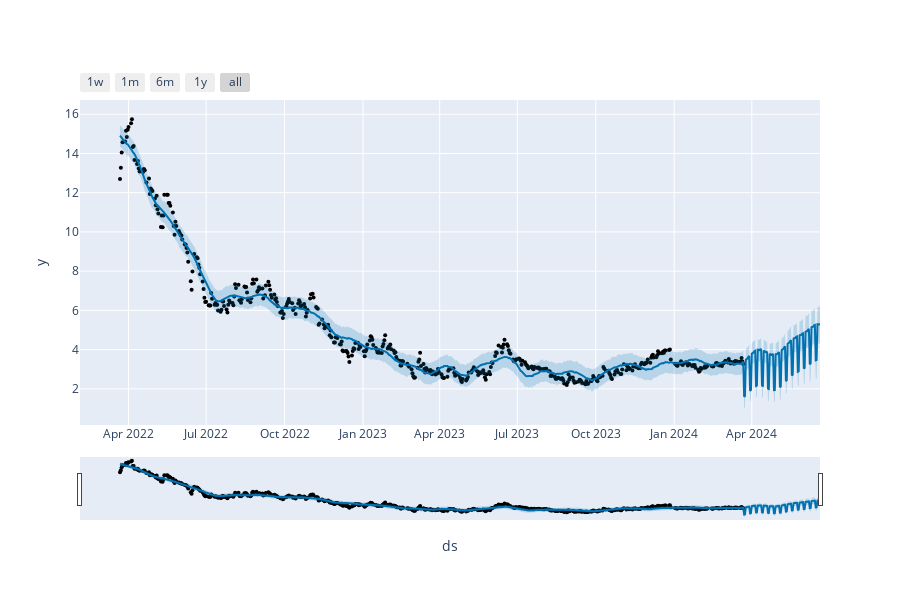

Source (notebook cell):
### Code cell
## Visualizando as previsões
from prophet.plot import plot_plotly

plot_plotly(modelo, previsoes)

### Figure 1 — Plotly figure (JSON) as saved in the notebook; plotly's stock layout.template omitted (floating-point values rounded to 4 significant figures; data arrays with more than 128 entries replaced by an {"elided": "..."} marker saying what was removed)
{"data": [{"marker": {"color": "black", "size": 4}, "mode": "markers", "name": "Actual", "type": "scatter", "x": {"elided": "501 str values"}, "y": {"elided": "501 float values"}}, {"hoverinfo": "skip", "line": {"width": 0}, "mode": "lines", "type": "scatter", "x": {"elided": "591 str values"}, "y": {"elided": "591 float values"}}, {"fill": "tonexty", "fillcolor": "rgba(0, 114, 178, 0.2)", "line": {"color": "#0072B2", "width": 2}, "mode": "lines", "name": "Predicted", "type": "scatter", "x": {"elided": "591 str values"}, "y": {"elided": "591 float values"}}, {"fill": "tonexty", "fillcolor": "rgba(0, 114, 178, 0.2)", "hoverinfo": "skip", "line": {"width": 0}, "mode": "lines", "type": "scatter", "x": {"elided": "591 str values"}, "y": {"elided": "591 float values"}}], "layout": {"height": 600, "showlegend": false, "width": 900, "xaxis": {"rangeselector": {"buttons": [{"count": 7, "label": "1w", "step": "day", "stepmode": "backward"}, {"count": 1, "label": "1m", "step": "month", "stepmode": "backward"}, {"count": 6, "label": "6m", "step": "month", "stepmode": "backward"}, {"count": 1, "label": "1y", "step": "year", "stepmode": "backward"}, {"step": "all"}]}, "rangeslider": {"visible": true}, "title": {"text": "ds"}, "type": "date"}, "yaxis": {"title": {"text": "y"}}}}
